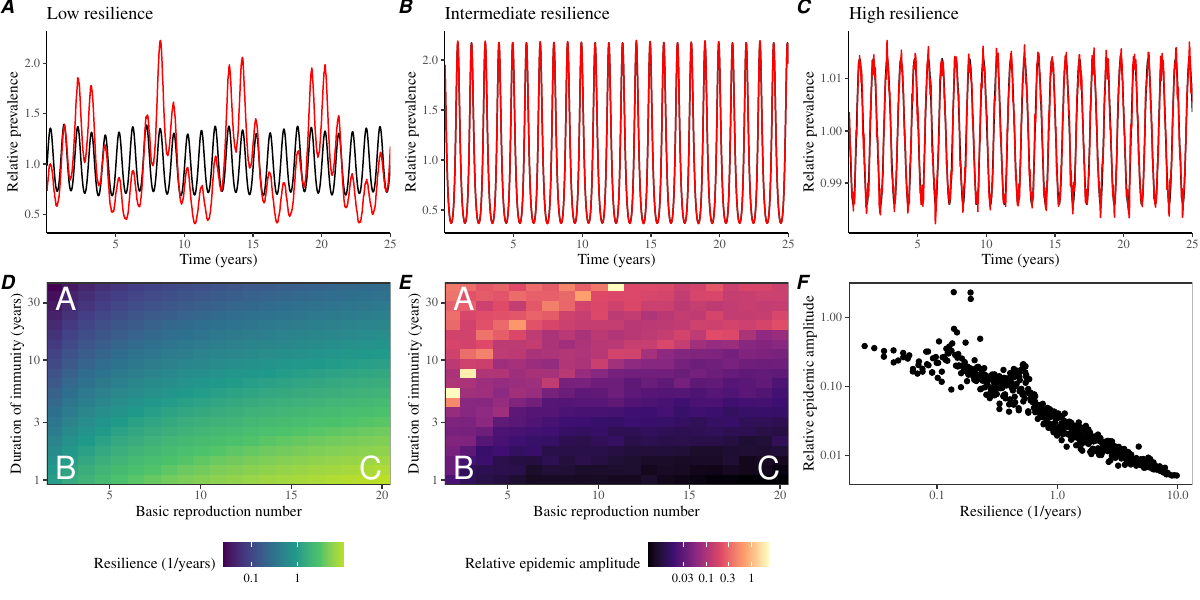

Source code (R):
library(dplyr)
library(ggplot2); theme_set(theme_bw(base_family="Times"))
library(egg)
source("../R/simulate_stochastic.R")

load("../analysis_factorial/analysis_factorial_noise_cycle.rda")

gamma <- 1/7
N <- 1e8

R01 <- 2
delta1 <- 1/365/40
beta1 <- R01*gamma
S1 <- 1/R01
Istar1 <- delta1 * (1-S1)/(beta1 * S1 + delta1)

R02 <- 2
delta2 <- 1/365
beta2 <- R02*gamma
S2 <- 1/R02
Istar2 <- delta2 * (1-S2)/(beta2 * S2 + delta2)

R03 <- 20
delta3 <- 1/365
beta3 <- R03*gamma
S3 <- 1/R03
Istar3 <- delta3 * (1-S3)/(beta3 * S3 + delta3)

set.seed(101)
ss1_det <- simulate_sirs_deterministic(R0=R01, delta=delta1, theta=0.04, N=N, sigma_env=0, rho_env=0,
                            I0=Istar1, rho=1, k=10,
                            tmax=50) %>%
  filter(time > 25)

ss1 <- simulate_sirs_stochastic(R0=R01, delta=delta1, theta=0.04, N=N, sigma_env=0, rho_env=0,
                                I0=Istar1, rho=1, k=10,
                                tmax=50) %>%
  filter(time > 25)

ss2_det <- simulate_sirs_deterministic(R0=R02, delta=delta2, theta=0.04, N=N, sigma_env=0, rho_env=0,
                                       I0=Istar2, rho=1, k=10,
                                       tmax=50) %>%
  filter(time > 25)


ss2 <- simulate_sirs_stochastic(R0=R02, delta=delta2, theta=0.04, N=N, sigma_env=0, rho_env=0,
                                I0=Istar2, rho=1, k=10,
                                tmax=50) %>%
  filter(time > 25)

ss3_det <- simulate_sirs_deterministic(R0=R03, delta=delta3, theta=0.04, N=N, sigma_env=0, rho_env=0,
                                I0=Istar3, rho=1, k=10,
                                tmax=50) %>%
  filter(time > 25)

ss3 <- simulate_sirs_stochastic(R0=R03, delta=delta3, theta=0.04, N=N, sigma_env=0, rho_env=0,
                                I0=Istar3, rho=1, k=10,
                                tmax=50) %>%
  filter(time > 25)

g1 <- ggplot(ss1) +
  geom_line(data=ss1_det, aes(time-25, I/mean(I))) +
  geom_line(aes(time-25, I/mean(I)), col="red") +
  scale_x_continuous("Time (years)", expand=c(0, 0)) +
  scale_y_continuous("Relative prevalence") +
  ggtitle("Low resilience") +
  theme(
    panel.grid = element_blank(),
    panel.border = element_blank(),
    axis.line = element_line()
  )

g2 <- ggplot(ss2) +
  geom_line(data=ss2_det, aes(time-25, I/mean(I))) +
  geom_line(aes(time-25, I/mean(I)), col="red") +
  scale_x_continuous("Time (years)", expand=c(0, 0)) +
  scale_y_continuous("Relative prevalence") +
  ggtitle("Intermediate resilience") +
  theme(
    panel.grid = element_blank(),
    panel.border = element_blank(),
    axis.line = element_line()
  )

g3 <- ggplot(ss3) +
  geom_line(data=ss3_det, aes(time-25, I/mean(I))) +
  geom_line(aes(time-25, I/mean(I)), col="red") +
  scale_x_continuous("Time (years)", expand=c(0, 0)) +
  scale_y_continuous("Relative prevalence") +
  ggtitle("High resilience") +
  theme(
    panel.grid = element_blank(),
    panel.border = element_blank(),
    axis.line = element_line()
  )

g4 <- ggplot(analysis_factorial_noise_cycle) +
  geom_raster(aes(R0, 1/delta/365, fill=log10(resilience*365))) +
  annotate("text", x=R01, y=1/delta1/365, col="white", label="A", size=8, hjust=0, vjust=1) +
  annotate("text", x=R02, y=1/delta2/365, col="white", label="B", size=8, hjust=0, vjust=0) +
  annotate("text", x=R03, y=1/delta3/365, col="white", label="C", size=8, hjust=1, vjust=0) +
  scale_x_continuous("Basic reproduction number", expand=c(0, 0)) +
  scale_y_log10("Duration of immunity (years)", expand=c(0, 0)) +
  scale_fill_viridis_c("Resilience (1/years)",
                       breaks=c(-1, 0, 1),
                       labels=c(0.1, 1, 10),
                       end=0.9) +
  theme(
    legend.position = "bottom"
  )

g5 <- ggplot(analysis_factorial_noise_cycle) +
  geom_raster(aes(R0, 1/delta/365, fill=log10(amplitude))) +
  annotate("text", x=R01, y=1/delta1/365, col="white", label="A", size=8, hjust=0, vjust=1) +
  annotate("text", x=R02, y=1/delta2/365, col="white", label="B", size=8, hjust=0, vjust=0) +
  annotate("text", x=R03, y=1/delta3/365, col="white", label="C", size=8, hjust=1, vjust=0) +
  scale_x_continuous("Basic reproduction number", expand=c(0, 0)) +
  scale_y_log10("Duration of immunity (years)", expand=c(0, 0)) +
  scale_fill_viridis_c("Relative epidemic amplitude", option="A",
                       breaks=log10(c(0.03, 0.1, 0.3, 1)),
                       labels=c(0.03, 0.1, 0.3, 1)) +
  theme(
    legend.position = "bottom"
  )

g6 <- ggplot(analysis_factorial_noise_cycle) +
  geom_point(aes(resilience*365, amplitude)) +
  scale_x_log10("Resilience (1/years)") +
  scale_y_log10("Relative epidemic amplitude") +
  theme(
    panel.grid = element_blank()
  )

ggplot(analysis_factorial_noise_cycle) +
  geom_point(aes(period, amplitude)) +
  scale_x_log10("Resilience (1/years)") +
  scale_y_log10("Relative epidemic amplitude") +
  theme(
    panel.grid = element_blank()
  )

gcomb <- ggarrange(g1, g2, g3, g4, g5, g6,
                   nrow=2,
                   labels=c("A", "B", "C", "D", "E", "F"))

ggsave("figure_persistence_noise_cycle.pdf", gcomb, width=12, height=6)
